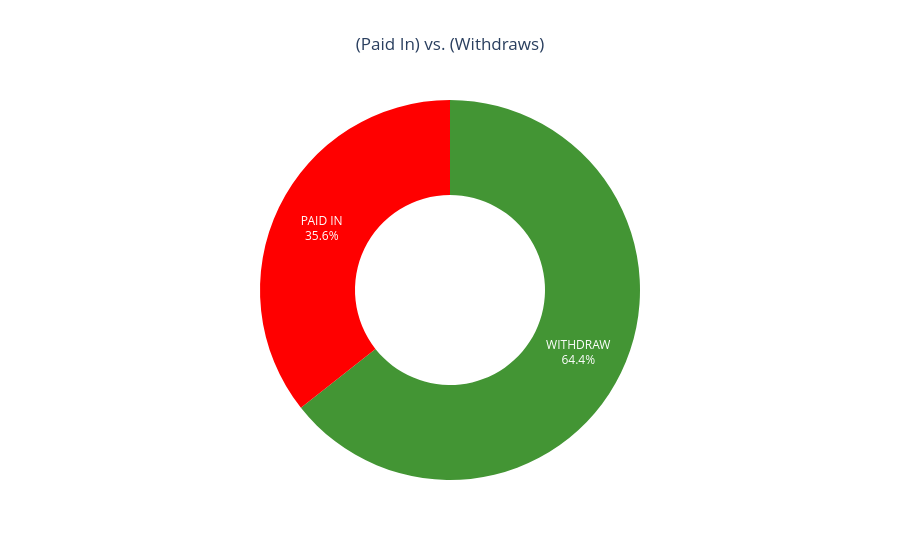

Notebook cell for this chart:
### Code cell
# Are there more cash-ins (Paid In) or cash-outs (Withdrawals)?
paid_in = combined_data['paid_in_or_Withdraw'].value_counts()
plt.figure(figsize=(18, 7))
fig = go.Figure(go.Pie(labels=paid_in.index, values=paid_in.values, hole=.5, 
                      marker_colors = ['#439534', 'red'],
                      textinfo='percent+label',
                      hoverinfo='value'))
fig.update_layout(
    title_text='(Paid In) vs. (Withdraws)',
    title_x=0.5,  # Center title
    showlegend=False,  # Optional: Hide legend if labels are clear
    height=500,
)
fig.show()

### Figure 1 — Plotly figure (JSON) as saved in the notebook; plotly's stock layout.template omitted (floating-point values rounded to 4 significant figures)
{"data": [{"hole": 0.5, "hoverinfo": "value", "labels": ["WITHDRAW", "PAID IN"], "marker": {"colors": ["#439534", "red"]}, "textinfo": "percent+label", "type": "pie", "values": [957, 530]}], "layout": {"autosize": true, "showlegend": false, "title": {"text": "(Paid In) vs. (Withdraws)", "x": 0.5}}}
